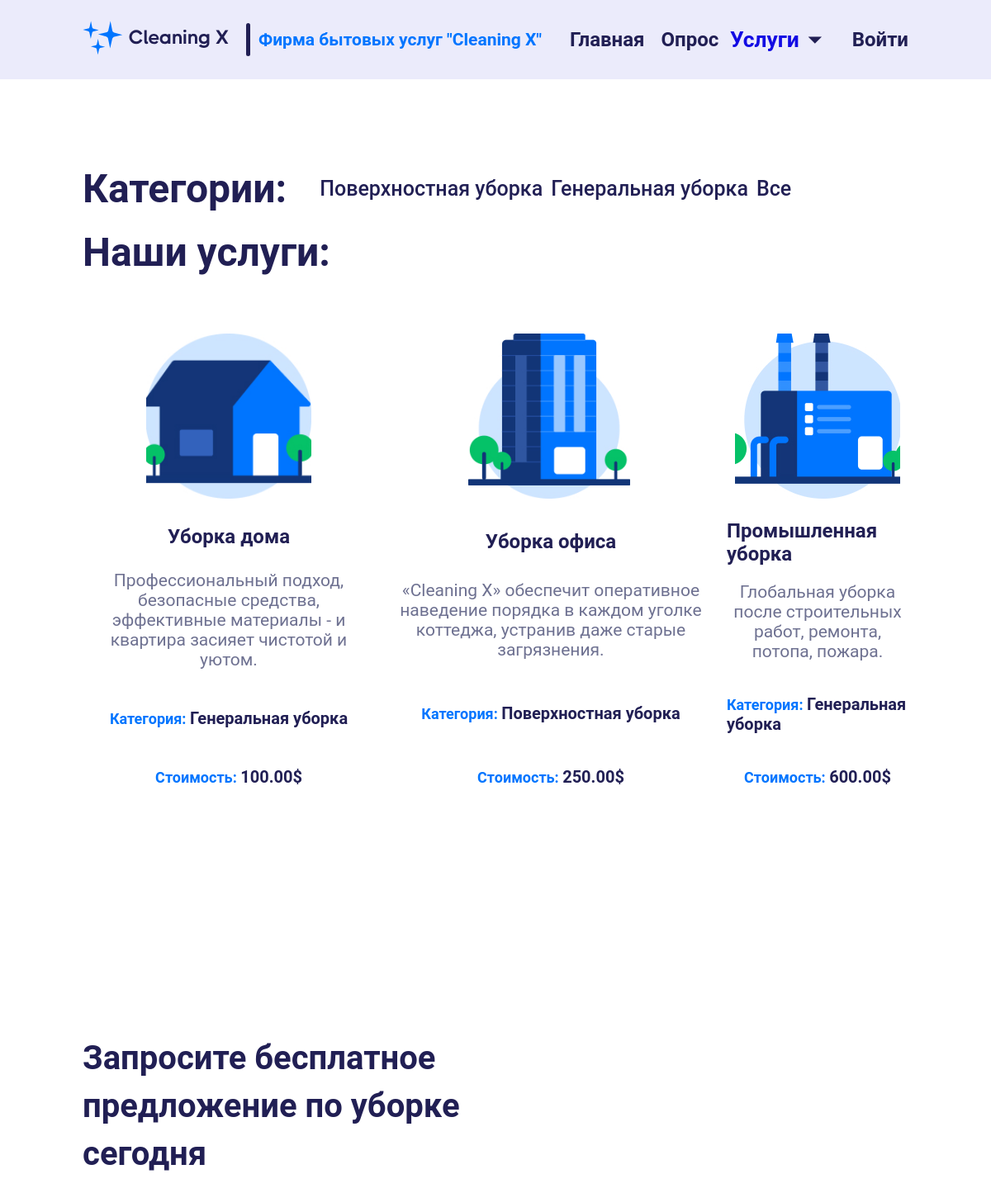
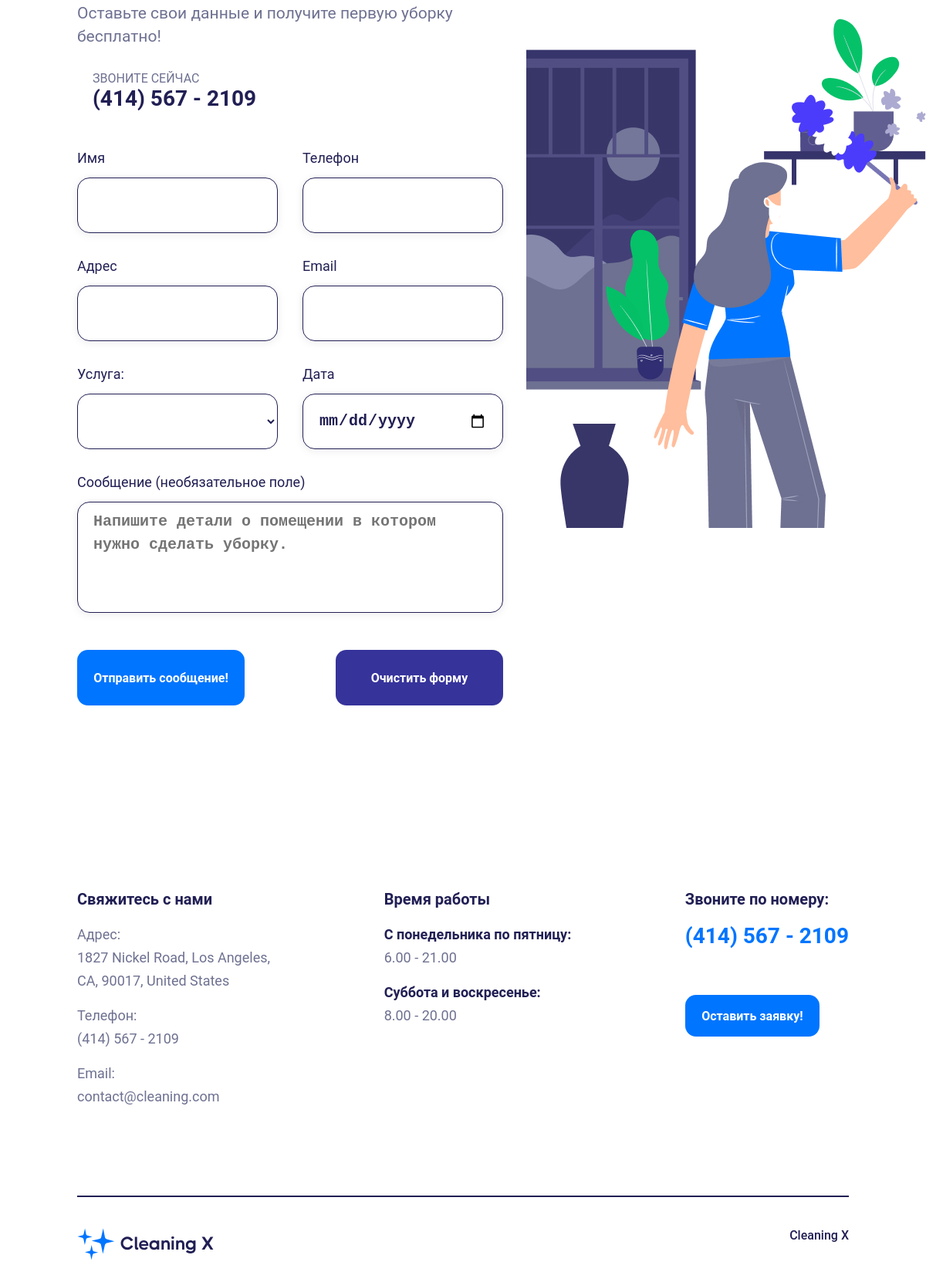
Page /services/ on the committed database (2 pictures, top to bottom).
### services/models.py (models this page shows, shortened)
class ServiceCategory(models.Model):
    name = models.CharField(max_length=100, unique=True)
    description = models.TextField(null=True, blank=True)
    def __str__(self):
        return self.name

class Service(models.Model):
    name = models.CharField(max_length=256)
    description = models.TextField()
    price = models.DecimalField(max_digits=6, decimal_places=2)
    image = models.ImageField(upload_to='service_images')
    category = models.ForeignKey(to=ServiceCategory, on_delete=models.CASCADE)

### services/views.py (the view)
# urls.py: path('services/', services, name='services'),
def services(request,  category_id=None):
    if category_id:
        category = ServiceCategory.objects.get(id=category_id)
        serviceitems = Service.objects.filter(category=category)
    else:
        serviceitems = Service.objects.all()
    context = {
        'title': 'Services',
        'services': serviceitems,
        'categories': ServiceCategory.objects.all(),
        'current_link': 2
    }
    return render(request, 'services/services.html', context)

### services/templates/services/services.html (shortened to what this page needs)
{% extends 'services/base.html' %}
{% load static %}
{% block content %}
<main>
    <section class="services">
        <div class="container">
        <div style="display: flex; gap:40px; align-items: center; margin-bottom: 20px">
               <h3 class="services__title">
                Категории:
            </h3>
               <ul style="font-size: 25px;
  display: flex;
  gap: 10px;">
                   {% for category in categories %}
                       <li>
                           <a href="{% url 'service' category_id=category.id %}">{{ category.name }}</a>
                        </li>
                   {% endfor %}
                        <li>
                           <a href="{% url 'services' %}">Все</a>
                        </li>
               </ul>
        </div>
            <h3 class="services__title">
                Наши услуги:
            </h3>
            <div class="services__items">
                {% for service in services %}
                <div class="services__item">
                    <div class="services__item-img">
                        <img src="{{ service.image.url }}" alt="service1">
                    </div>
                    <span class="services__item-name">
                        {{ service.name }}
                    </span>
                    <p class="services__item-descr">
                        {{ service.description }}
                    </p>
                    <span class="services__item-price">Категория: <span>{{ service.category }}</span></span>
                    <span class="services__item-price">Cтоимость: <span>{{ service.price }}$</span></span>
                </div>
                {% endfor %}
            </div>
        </div>
    </section>
    <section class="request">
        <div class="container request__container">
            <div class="request__text">
                <h4 class="request__title">Запросите бесплатное предложение по уборке сегодня</h4>
                <div class="request__description">Оставьте свои данные и получите первую уборку бесплатно!</div>
                <div class="request__phone">
                    <div class="request__img">
                    </div>
                    <div class="request__info">
                        <span class="request__descr">звоните сейчас</span>
                        <a href="tel:+4145672109" class="request__number">(414) 567 - 2109</a>
                    </div>
                </div>
                <div class="request__img">
                    <img src="{% static 'img/contacts.jpg' %}" alt="promo">
                </div>
            </div>
            <form class="request__form" method="post" action="{% url 'application' %}">
                <div class="request__input request__input-name">
                    <label>
                        Имя
                        <input name="name" required type="text" >
                    </label>
                </div>
                <div class="request__input request__input-phone">
                    <label>
                        Телефон
                        <input name="phone" required type="tel" maxlength="10">
                    </label>
                </div>
                <div class="request__input request__input-address">
                    <label>
                        Адрес
                        <input name="address" type="text">
                    </label>
                </div>
                <div class="request__input request__input-email">
                    <label>
                        Email
                        <input name="email" required type="email">
                    </label>
                </div>
                <div class="request__input">
                    <label>
                        Услуга:
                     <select name="service" >
                    </select>
                    </label>
                </div>
                <div class="request__input">
                    <label>
                        Дата
                        <input required name="date" type="date" name="date">
                    </label>
                </div>
                <div class="request__textarea">
                    <label for="note">Сообщение (необязательное поле)</label>
                    <textarea id="note" name="note"
                        placeholder="Напишите детали о помещении в котором нужно сделать уборку."></textarea>
                </div>
                <button type="submit" class="btn btn_size_b request_btn">Отправить сообщение!</button>
                <button type="button" class="btn btn_size_b clear_btn">Очистить форму</button>
            </form>
        </div>
    </section>
</main>
{% endblock %}

### services/templates/services/base.html (shortened to what this page needs)
<!DOCTYPE html>
{% load static %}
<html lang="en">
<head>
    <link rel="stylesheet" href="{% static 'css/style.css' %}">
</head>
<body>
    <header class="header">
        <div class="container header__container">
            <div class="header__nav nav">
                <div class="header__logo"><a href="{% url 'index' %}"><img src="{% static 'img/logo.svg' %}"
                            alt="logo"></a>
                    <div class="header__name">Фирма бытовых услуг "Cleaning X"</div>
                </div>
                <ul class="nav__list">
                    <li class="nav__item">
                        <a href="{% url 'index' %}"
                            class="nav__link {% if current_link == 0 %} nav__link_current {% endif %}">Главная</a>
                    </li>
                    <li class="nav__item">
                        <a href="{% url 'opinion' %}"
                            class="nav__link {% if current_link == 1 %} nav__link_current {% endif %}">Опрос</a>
                    </li>
                    <li class="nav__item dropdown">
                        <button href=""
                            class="nav__link dropdown__btn {% if current_link == 2 %} nav__link_current {% endif %}">Услуги<svg
                                version="1.1" id="Layer_1" xmlns="http://www.w3.org/2000/svg"
                                xmlns:xlink="http://www.w3.org/1999/xlink" x="0px" y="0px" viewBox="0 0 386.257 386.257"
                                style="enable-background:new 0 0 386.257 386.257;" xml:space="preserve">
                                <polygon points="0,96.879 193.129,289.379 386.257,96.879 " />
                            </svg></button>
                    </li>
                    {% if request.user.is_authenticated %}
                        <li class="nav__item">
                        <a href="{% url 'logout' %}"
                            class="nav__link">Выйти</a>
                        </li>
                    {% else %}
                         <li class="nav__item">
                            <a href="{% url 'login' %}"
                                class="nav__link">Войти</a>
                        </li>
                    {% endif %}
                </ul>
            </div>
        </div>
    </header>
    {% block content %}
    {% endblock %}
    {% if is_show_footer != False %}
        <footer class="footer">
            <div class="container">
                <div class="footer__top">
                    <div class="footer__column">
                        <h5 class="footer__column-title">Свяжитесь с нами</h5>
                        <ul class="footer__list">
                            <li class="footer__list-item"><a href="#" class="footer__link">Адрес: <br> 1827 Nickel Road, Los
                                    Angeles, CA, 90017, United States</a></li>
                            <li class="footer__list-item"><a href="#" class="footer__link">Телефон: <br> (414) 567 -
                                    2109</a></li>
                            <li class="footer__list-item"><a href="#" class="footer__link">Email: <br>
                                    contact@cleaning.com</a></li>
                        </ul>
                    </div>
                    <div class="footer__column">
                        <h5 class="footer__column-title">Время работы</h5>
                        <ul class="footer__list">
                            <li class="footer__list-item"><span>С понедельника по пятницу:</span> <br> 6.00 - 21.00</li>
                            <li class="footer__list-item"><span>Суббота и воскресенье:</span> <br> 8.00 - 20.00 </li>
                        </ul>
                    </div>
                    <div class="footer__column">
                        <span class="footer__subtitle">Звоните по номеру:</span>
                        <a href="tel:+4145672109" class="footer__phone">(414) 567 - 2109</a>
                        <button class="btn btn_size_m footer__btn">Оставить заявку!</button>
                    </div>
                </div>
                <div class="footer__bottom">
                    <div class="footer__logo">
                        <img src="{% static 'img/logo.svg' %}" alt="logo">
                    </div>
                    <div class="footer__copy">
                        <span class="footer__copy-name">Cleaning X</span>
                    </div>
                </div>
            </div>
        </footer>
    {% endif %}
</body>
</html>

### rows in the picture
ServiceCategory: name "Поверхностная уборка"
ServiceCategory: name "Генеральная уборка"
Service: image (picture), name "Уборка дома", description "Профессиональный подход, безопасные средства, эффективные материалы - и квартира засияет чистотой и уютом.", category "Генеральная уборка", price "100.00"
Service: image (picture), name "Уборка офиса", description "«Cleaning X» обеспечит оперативное наведение порядка в каждом уголке коттеджа, устранив даже старые загрязнения.", category "Поверхностная уборка", price "250.00"
Service: image (picture), name "Промышленная уборка", description "Глобальная уборка после строительных работ, ремонта, потопа, пожара.", category "Генеральная уборка", price "600.00"
